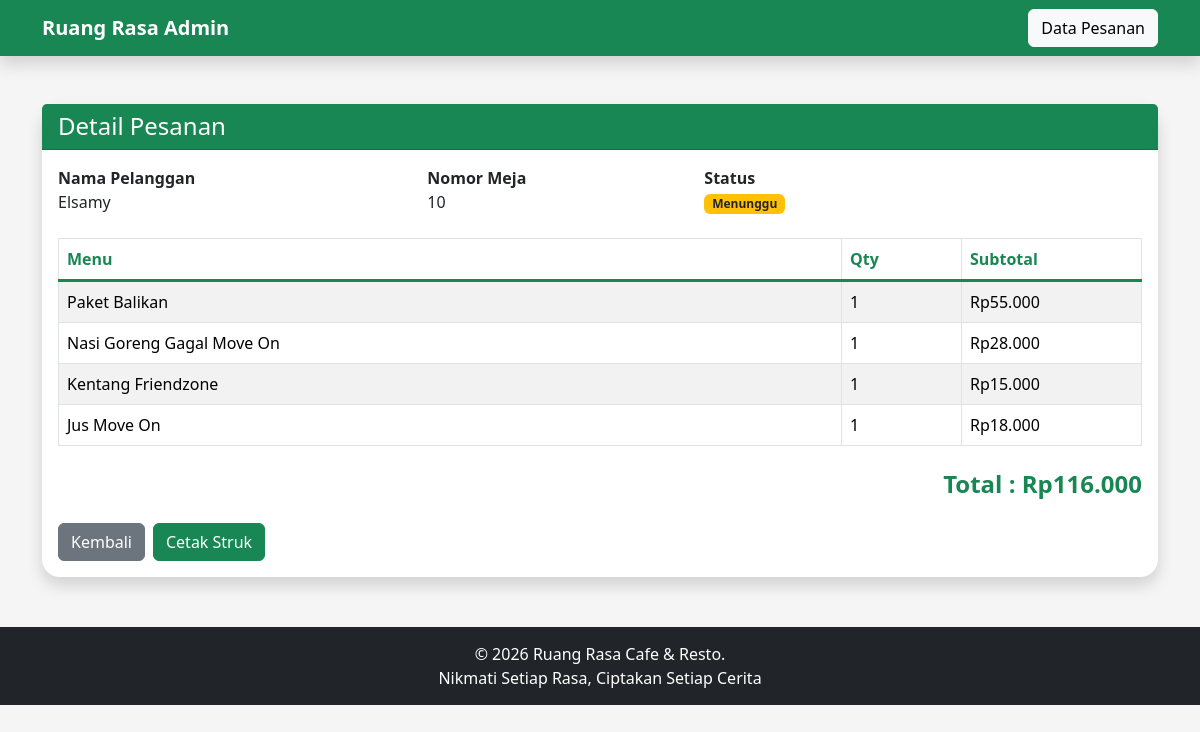
The app's page /detail_pesanan.php?id=6 (signed in) with its own data.
### tables this page shows
CREATE TABLE `pesanan` (
  `id_pesanan` int(11) NOT NULL,
  `nama_pelanggan` varchar(100) DEFAULT NULL,
  `nomor_meja` varchar(20) DEFAULT NULL,
  `tanggal` datetime DEFAULT current_timestamp(),
  `total` int(11) DEFAULT NULL,
  `status` enum('Menunggu','Diproses','Selesai') DEFAULT 'Menunggu'
);

CREATE TABLE `detail_pesanan` (
  `id_detail` int(11) NOT NULL,
  `id_pesanan` int(11) DEFAULT NULL,
  `id_menu` int(11) DEFAULT NULL,
  `qty` int(11) DEFAULT NULL,
  `subtotal` int(11) DEFAULT NULL
);

CREATE TABLE `menu` (
  `id_menu` int(11) NOT NULL,
  `nama_menu` varchar(100) NOT NULL,
  `kategori` varchar(50) NOT NULL,
  `deskripsi` text DEFAULT NULL,
  `harga` int(11) NOT NULL,
  `foto` varchar(255) DEFAULT NULL
);

### detail_pesanan.php (the view, shortened to what this page needs)
<?php
include 'config/koneksi.php';
$id = $_GET['id'];
$pesanan = mysqli_fetch_assoc(
    mysqli_query(
        $koneksi,
        "SELECT * FROM pesanan
        WHERE id_pesanan='$id'"
    )
);
$detail = mysqli_query(
    $koneksi,
    "SELECT detail_pesanan.*,
    menu.nama_menu
    FROM detail_pesanan
    JOIN menu
    ON detail_pesanan.id_menu = menu.id_menu
    WHERE detail_pesanan.id_pesanan='$id'"
);
?>
<!DOCTYPE html>
<html>
<head>
    <link
        href="https://cdn.jsdelivr.net/npm/bootstrap@5.3.3/dist/css/bootstrap.min.css"
        rel="stylesheet">
</head>
<body>
    <nav class="navbar navbar-expand-lg navbar-dark bg-success shadow">
        <div class="container">
            <a class="navbar-brand fw-bold" href="dashboard.php">
                Ruang Rasa Admin
            </a>
            <a href="data_pesanan.php"
                class="btn btn-light">
                Data Pesanan
            </a>
        </div>
    </nav>
    <div class="container mt-5">
        <div class="card shadow">
            <div class="card-header bg-success text-white">
                <h4 class="mb-0">
                    Detail Pesanan
                </h4>
            </div>
            <div class="card-body">
                <div class="row mb-4">
                    <div class="col-md-4">
                        <strong>Nama Pelanggan</strong><br>
                        <?php echo $pesanan['nama_pelanggan']; ?>
                    </div>
                    <div class="col-md-3">
                        <strong>Nomor Meja</strong><br>
                        <?php echo $pesanan['nomor_meja']; ?>
                    </div>
                    <div class="col-md-3">
                        <strong>Status</strong><br>
                        <?php
                        if ($pesanan['status'] == "Menunggu") {
                            echo "<span class='badge bg-warning text-dark'>Menunggu</span>";
                        } elseif ($pesanan['status'] == "Diproses") {
                            echo "<span class='badge bg-primary'>Diproses</span>";
                        } else {
                            echo "<span class='badge bg-success'>Selesai</span>";
                        }
                        ?>
                    </div>
                </div>
                <table class="table table-bordered table-hover table-striped">
                    <thead>
                        <tr>
                            <th>Menu</th>
                            <th width="120">Qty</th>
                            <th width="180">Subtotal</th>
                        </tr>
                    </thead>
                    <tbody>
                        <?php while ($row = mysqli_fetch_assoc($detail)) { ?>
                            <tr>
                                <td>
                                    <?php echo $row['nama_menu']; ?>
                                </td>
                                <td>
                                    <?php echo $row['qty']; ?>
                                </td>
                                <td>
                                    Rp<?php echo number_format($row['subtotal'], 0, ",", "."); ?>
                                </td>
                            </tr>
                        <?php } ?>
                    </tbody>
                </table>
                <div class="text-end mt-4">
                    <h4 class="text-success fw-bold">
                        Total :
                        Rp<?php echo number_format($pesanan['total'], 0, ",", "."); ?>
                    </h4>
                </div>
                <div class="mt-4 d-flex gap-2">
                    <a
                        href="data_pesanan.php"
                        class="btn btn-secondary">
                        Kembali
                    </a>
                    <a
                        href="cetak_struk.php?id=<?php echo $id; ?>"
                        class="btn btn-success">
                        Cetak Struk
                    </a>
                </div>
            </div>
        </div>
    </div>
    <div class="footer">
        &copy; <?php echo date("Y"); ?> Ruang Rasa Cafe & Resto.
        <br>
        Nikmati Setiap Rasa, Ciptakan Setiap Cerita
    </div>
</body>
</html>

### detail_pesanan.php (style rules this page uses)
body { background: #f5f5f5; }
.card { border: none; border-radius: 18px; }
.table th { background: white; color: #198754; border-bottom: 3px solid #198754; font-weight: bold; }
.footer { margin-top: 50px; background: #212529; color: white; text-align: center; padding: 15px; }

### records on screen
pesanan: nama_pelanggan "Elsamy", nomor_meja "10", total "116.000"
detail_pesanan: id_menu.nama_menu "Paket Balikan", qty "1", subtotal "55.000"
detail_pesanan: id_menu.nama_menu "Nasi Goreng Gagal Move On", qty "1", subtotal "28.000"
detail_pesanan: id_menu.nama_menu "Kentang Friendzone", qty "1", subtotal "15.000"
detail_pesanan: id_menu.nama_menu "Jus Move On", qty "1", subtotal "18.000"
